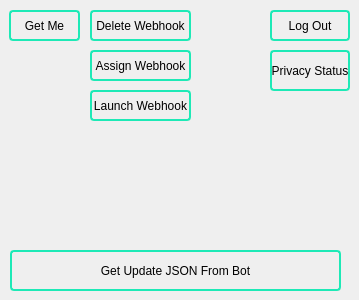
      <widget class="QWidget" name="managment_tab">
       <attribute name="title">
        <string>Managment</string>
       </attribute>
       <widget class="QPushButton" name="getME_button">
        <property name="geometry">
         <rect>
          <x>9</x>
          <y>10</y>
          <width>71</width>
          <height>31</height>
         </rect>
        </property>
        <property name="toolTip">
         <string>Testing your bot's authentication token.</string>
        </property>
        <property name="styleSheet">
         <string notr="true">  border: 2px solid #1de9b6;
  border-radius: 4px;
  height: 32px;</string>
        </property>
        <property name="text">
         <string>Get Me</string>
        </property>
       </widget>
       <widget class="QPushButton" name="setWebhook_button">
        <property name="geometry">
         <rect>
          <x>90</x>
          <y>50</y>
          <width>101</width>
          <height>31</height>
         </rect>
        </property>
        <property name="toolTip">
         <string>Webhooks for Telegram bots allow real-time communication
between Telegram and your bot's server.</string>
        </property>
        <property name="styleSheet">
         <string notr="true">  border: 2px solid #1de9b6;
  border-radius: 4px;
  height: 32px;</string>
        </property>
        <property name="text">
         <string>Assign Webhook</string>
        </property>
       </widget>
       <widget class="QPushButton" name="logout_button">
        <property name="geometry">
         <rect>
          <x>270</x>
          <y>10</y>
          <width>80</width>
          <height>31</height>
         </rect>
        </property>
        <property name="toolTip">
         <string>Use this method to log out from the cloud Bot API server before launching the bot locally.
You must log out the bot before running it locally, otherwise there is no guarantee that the bot will receive updates.
After a successful call, you can immediately log in on a local server,
but will not be able to log in back to the cloud Bot API server for 10 minutes. Returns True on success.
Requires no parameters.</string>
        </property>
        <property name="styleSheet">
         <string notr="true">  border: 2px solid #1de9b6;
  border-radius: 4px;
  height: 32px;</string>
        </property>
        <property name="text">
         <string>Log Out</string>
        </property>
       </widget>
       <widget class="QPushButton" name="set_privacy_button">
        <property name="geometry">
         <rect>
          <x>270</x>
          <y>50</y>
          <width>80</width>
          <height>41</height>
         </rect>
        </property>
        <property name="toolTip">
         <string>Privacy mode is enabled by default for all bots,
except bots that were added to a group as admins (bot admins always receive all messages).</string>
        </property>
        <property name="styleSheet">
         <string notr="true">  border: 2px solid #1de9b6;
  border-radius: 4px;
  height: 32px;</string>
        </property>
        <property name="text">
         <string>Privacy Status</string>
        </property>
       </widget>
       <widget class="QPushButton" name="getupdate_button">
        <property name="geometry">
         <rect>
          <x>10</x>
          <y>250</y>
          <width>331</width>
          <height>41</height>
         </rect>
        </property>
        <property name="styleSheet">
         <string notr="true">  border: 2px solid #1de9b6;
  border-radius: 4px;
  height: 32px;</string>
        </property>
        <property name="text">
         <string>Get Update JSON From Bot</string>
        </property>
       </widget>
       <widget class="QPushButton" name="delWebhook_button">
        <property name="geometry">
         <rect>
          <x>90</x>
          <y>10</y>
          <width>101</width>
          <height>31</height>
         </rect>
        </property>
        <property name="toolTip">
         <string>Webhooks for Telegram bots allow real-time communication
between Telegram and your bot's server.</string>
        </property>
        <property name="styleSheet">
         <string notr="true">  border: 2px solid #1de9b6;
  border-radius: 4px;
  height: 32px;</string>
        </property>
        <property name="text">
         <string>Delete Webhook</string>
        </property>
       </widget>
       <widget class="QPushButton" name="delWebhook_button_2">
        <property name="geometry">
         <rect>
          <x>90</x>
          <y>90</y>
          <width>101</width>
          <height>31</height>
         </rect>
        </property>
        <property name="toolTip">
         <string>Webhooks for Telegram bots allow real-time communication
between Telegram and your bot's server.</string>
        </property>
        <property name="styleSheet">
         <string notr="true">  border: 2px solid #1de9b6;
  border-radius: 4px;
  height: 32px;</string>
        </property>
        <property name="text">
         <string>Launch Webhook</string>
        </property>
       </widget>
      </widget>
